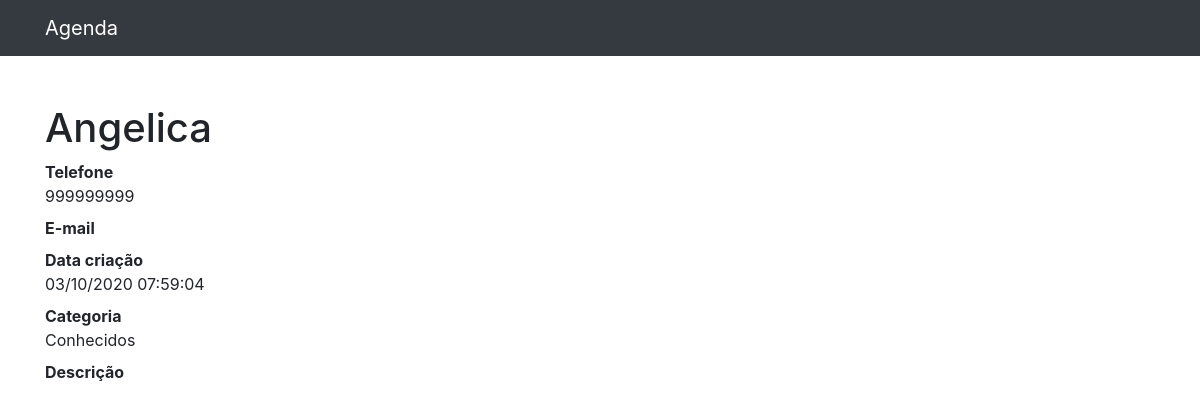
Page /3 on the committed database.
### contatos/models.py (models this page shows, shortened)
class Contato(models.Model):
    nome = models.CharField(max_length=250)
    sobrenome = models.CharField(max_length=250, blank=True)
    telefone = models.CharField(max_length=250)
    email = models.CharField(max_length=250, blank=True)
    data_da_criação = models.DateTimeField(default=timezone.now)
    descrição = models.TextField(blank=True)
    categoria = models.ForeignKey(Categoria, on_delete=models.DO_NOTHING)
    mostrar = models.BooleanField(default=True)

class Categoria(models.Model):
    nome = models.CharField(max_length=250)
    def __str__(self):
        return self.nome

### contatos/views.py (the view)
# urls.py: path('<int:contato_id>', views.detalhes, name='detalhes'),
def detalhes(request, contato_id):
    contato = get_object_or_404(Contato, id=contato_id)
    if not contato.mostrar:
        raise Http404()
    return render(request, 'contatos/detalhes.html', {
        'contato': contato
    })

### contatos/templates/contatos/detalhes.html (shortened to what this page needs)
{% extends 'base.html'%}
{% block 'conteudo' %}
        <h1 class="mt-5">{{contato.nome}} {{contato.sobrenome}}</h1>
        <dl>
          <dt>Telefone</dt>
          <dd>{{contato.telefone}}</dd>
          <dt>E-mail</dt>
          <dt>Data criação</dt>
          <dd>{{contato.data_da_criação|date:'d/m/Y h:i:s'}}</dd>
          <dt>Categoria</dt>
          <dd>{{contato.categoria}}</dd>
          <dt>Descrição</dt>
        </dl>
{% endblock  %}

### rows in the picture
Contato: nome "Angelica", telefone "999999999", data_da_criação "03/10/2020 07:59:04", categoria "Conhecidos"
